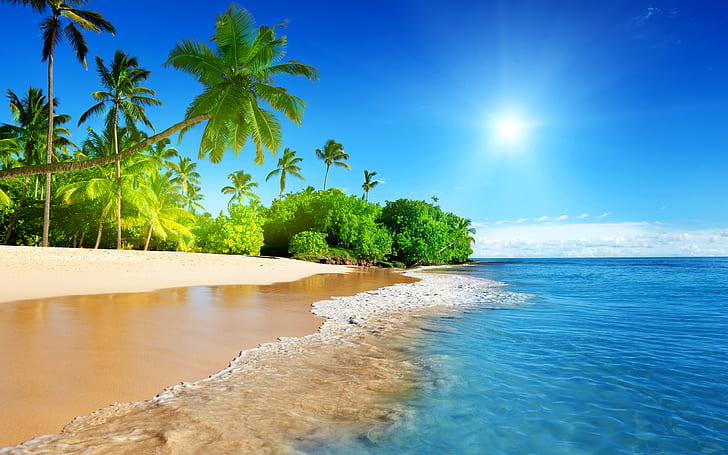
#> input picture image for lab.jpg, 728 x 455 px, found by its file name
$ python 'add padding.py'
#> lines starting #> are read from the running program, lines starting #| are printed output that depends on the picture
from PIL import Image, ImageOps

# Load the original image
image = Image.open("D:\OneDrive\Desktop\image for lab.jpg")
#> image is the input picture: PIL image 728x455 RGB; mean R, G, B 102.1, 150.3, 162.9

# Define the padding size (left, top, right, bottom)
padding = (20,20,20,20)  # Add 50 pixels of padding to all sides

# Create a new image with padding around the original image
padded_image = ImageOps.expand(image, border=padding, fill=(255, 100, 100))  # fill is black
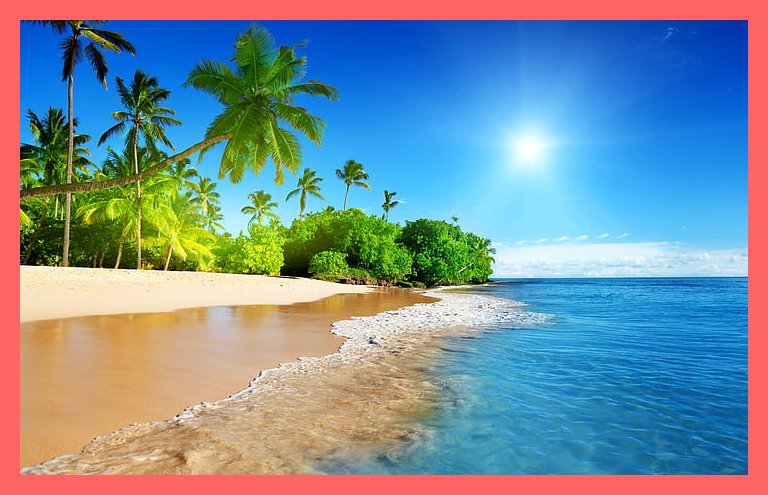
#> padded_image: PIL image 768x495 RGB; mean R, G, B 121.8, 143.8, 154.8

# Display the image with padding
padded_image.show()

$ run again, with lab_image.jpg copied over image for lab.jpg
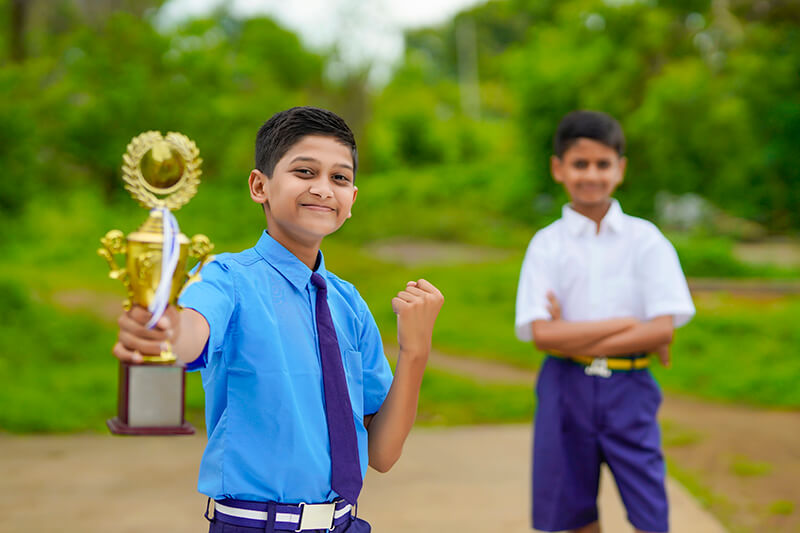
#> input picture lab_image.jpg, 800 x 533 px, found by its file name
#> image is the input picture: PIL image 800x533 RGB; mean R, G, B 113.7, 130.8, 72.1
#> `padded_image = ImageOps.expand(image, border=padding, fill=(255, 100, ..`:
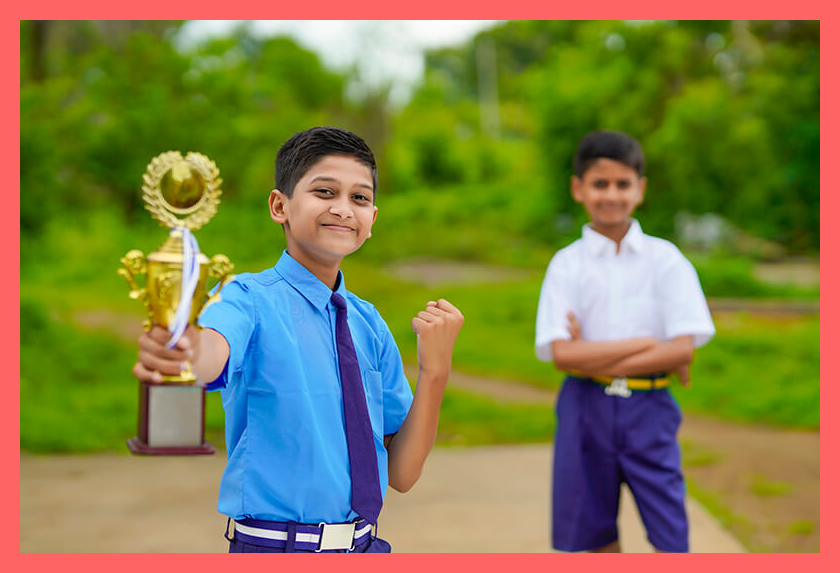
#> padded_image: PIL image 840x573 RGB; mean R, G, B 129.8, 127.3, 75.3

$ run again, with line detection.jpg copied over image for lab.jpg
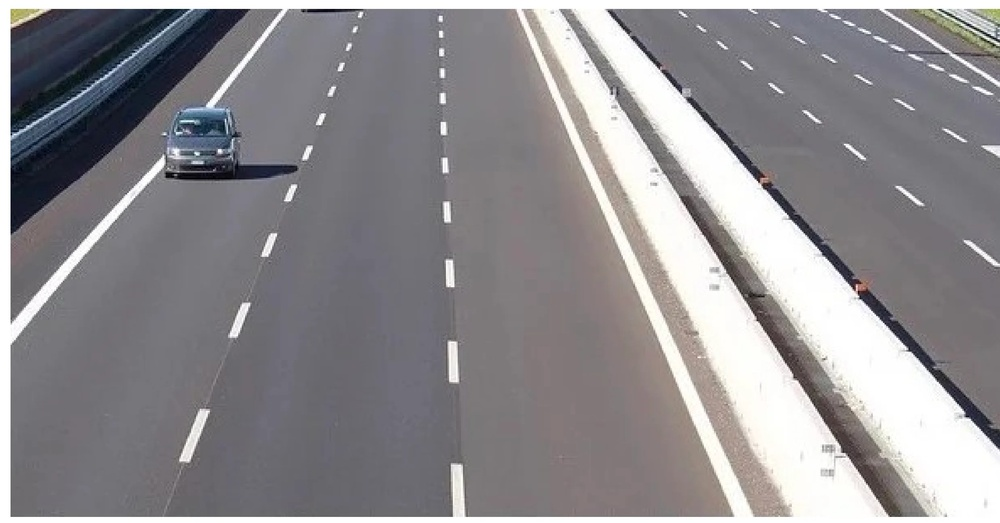
#> input picture line detection.jpg, 1000 x 523 px, shrunk from 2469 x 1291 before the run, found by its file name
#> image is the input picture: PIL image 1000x523 RGB; mean R, G, B 142, 139.7, 142.7
#> `padded_image = ImageOps.expand(image, border=padding, fill=(255, 100, ..`:
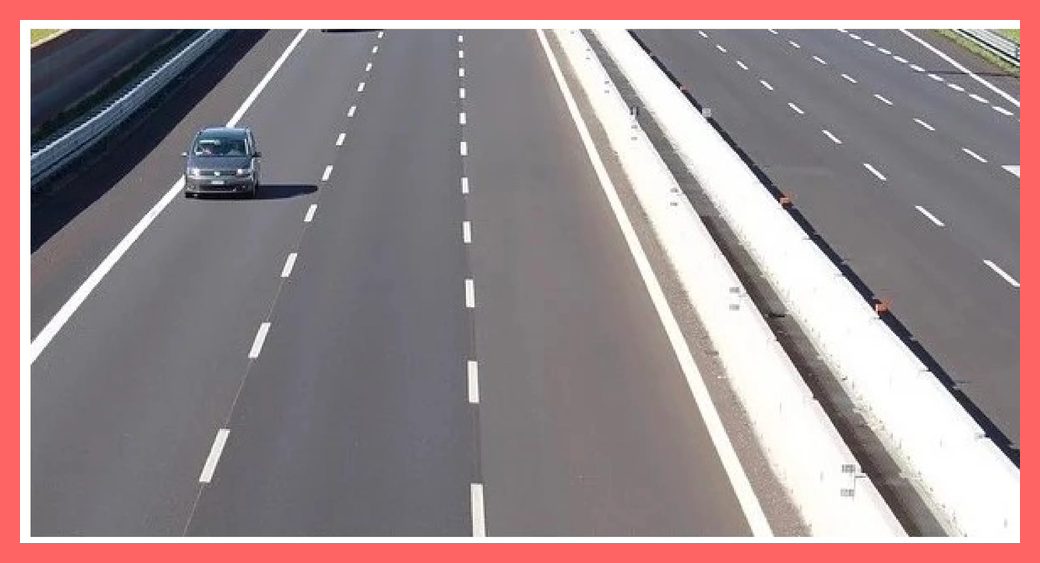
#> padded_image: PIL image 1040x563 RGB; mean R, G, B 154, 135.5, 138.2
